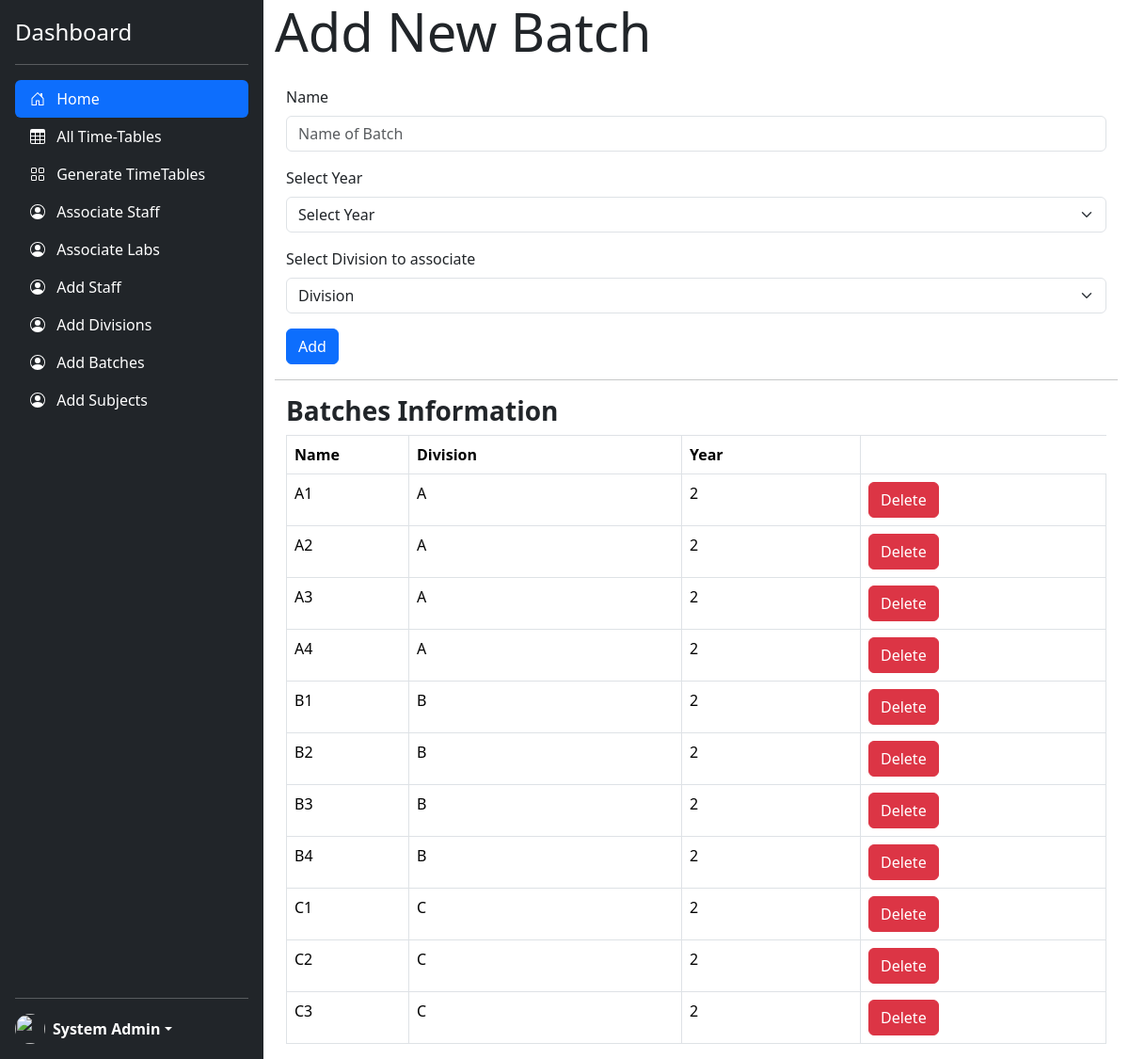
/addBatches.php (signed in), run on an earlier commit of the app's database.
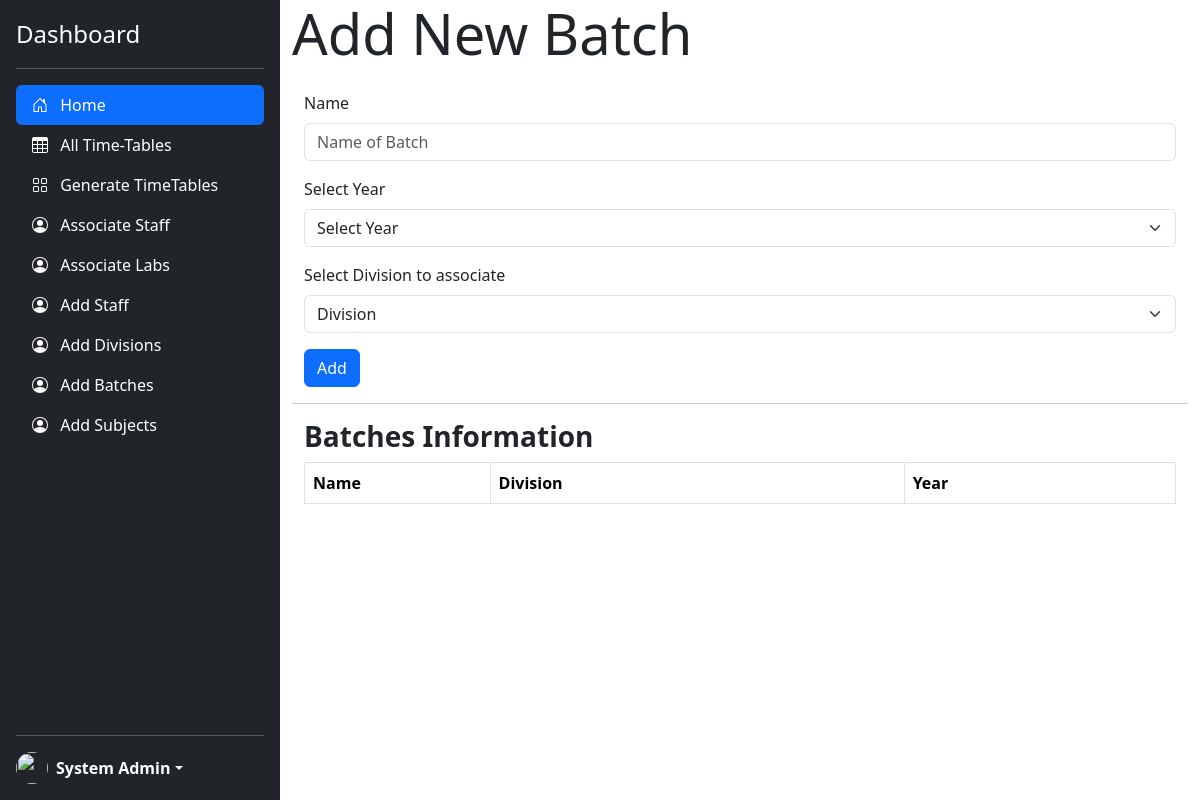
And on a later commit of the database.
### tables this page shows
CREATE TABLE `batches` (
  `id` int(11) NOT NULL,
  `name` varchar(2) NOT NULL,
  `division` varchar(2) NOT NULL,
  `year` int(11) NOT NULL
);

### addBatches.php (the view, shortened to what the changed rows need)
<!doctype html>
<html lang="en" data-bs-theme="auto">
<head>
    <link href="https://cdn.jsdelivr.net/npm/bootstrap@5.3.3/dist/css/bootstrap.min.css" rel="stylesheet">
    <link href="./css/sidebars.css" rel="stylesheet">
    <link href="sidebars.css" rel="stylesheet">
</head>
<body>
    <main class="d-flex flex-nowrap">
        <div class="dashboard-content container-fluid">
            <div class="container-fluid">
                <table id="batchestable" class="table table-bordered">
                    <tr>
                        <th width="130">Name</th>
                        <th width=290>Division</th>
                        <th width=190>Year</th>
                    </tr>
                    <tbody>
                        <?php
                        include('../TimeTableGenerator/includes/dbconnection.php');
                        $q = mysqli_query(
                            $conn,
                            "SELECT * FROM batches ORDER BY year,name ASC"
                        );
                        while ($row = mysqli_fetch_assoc($q)) {
                            echo "<tr><td>{$row['name']}</td>
                    <td>{$row['division']}</td>
                    <td>{$row['year']}</td>
                   <td><a class='btn btn-danger' href='./services/handleDelete.php?query=batch&batchid={$row['id']}'>Delete</a></td>
                    </tr>\n";
                        }
                        ?>
                    </tbody>
                </table>
            </div>
        </div>
    </main>
</body>
</html>

What changed in the data, as far as the page shows it:
removed batches: name "A1", division "A", year "2"
removed batches: name "A2", division "A", year "2"
removed batches: name "A3", division "A", year "2"
removed batches: name "A4", division "A", year "2"
removed batches: name "B1", division "B", year "2"
removed batches: name "B2", division "B", year "2"
removed batches: name "B3", division "B", year "2"
removed batches: name "B4", division "B", year "2"
removed batches: name "C1", division "C", year "2"
removed batches: name "C2", division "C", year "2"
removed batches: name "C3", division "C", year "2"
